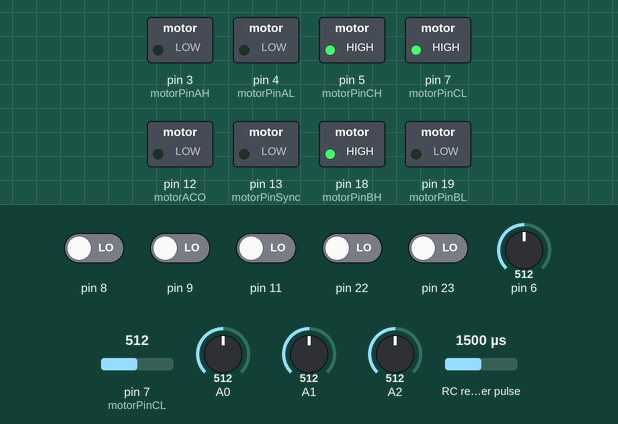
This sketch was run on a simulated Arduino Uno, built with avr-gcc and run on an emulated ATmega328P. Parts: switched loads named in the sketch (green lamp = pin HIGH). Wiring (inferred from the names in the program): RC receiver channel: data pin 10. The inputs (shaded band) are chosen by the test bench; at power-on: pin 8, pin 9, pin 11, pin 22, pin 23 LOW, pin 6 = 512, A0 = 512, pin 7 (motorPinCL) = 512, A1 = 512, A2 = 512, RC receiver pulse 1500 µs.

Above: at 1.2 s.
1.3 s: pin 6 set to 527
At 2.5 s:
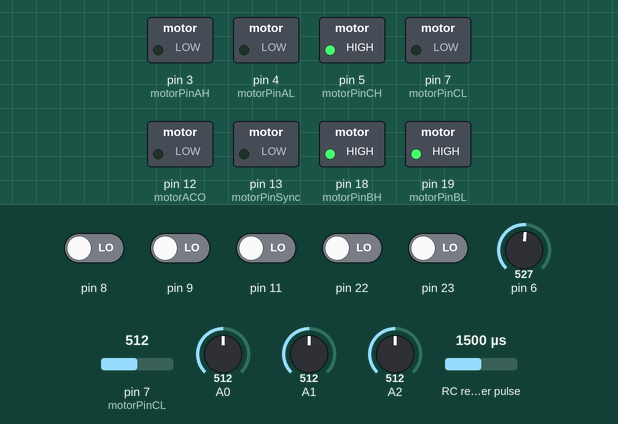
2.8 s: pin 6 set to 306
At 3.7 s:
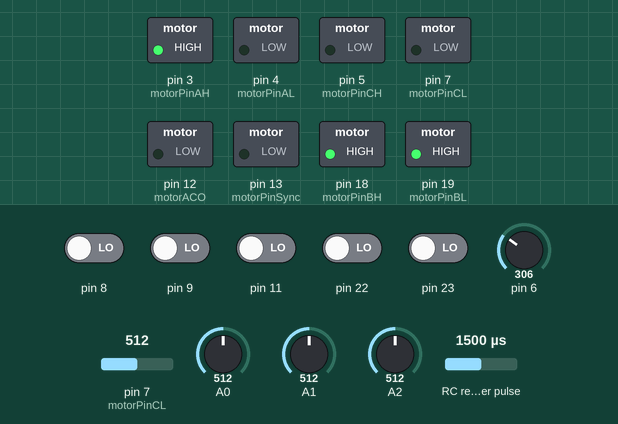
4.3 s: A0 set to 321
5.8 s: A0 set to 292
At 7.0 s:
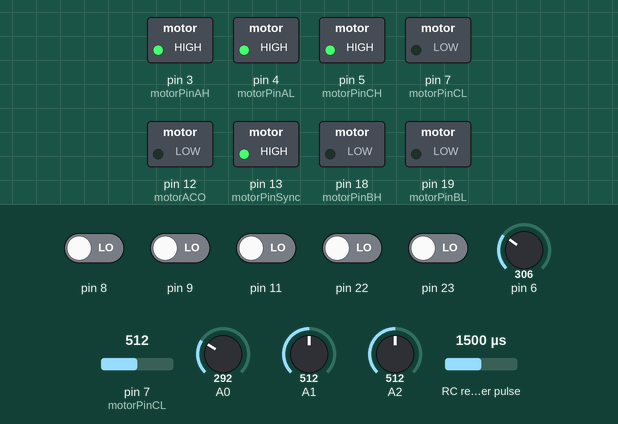
7.3 s: pin 6 set to 716
At 8.3 s:
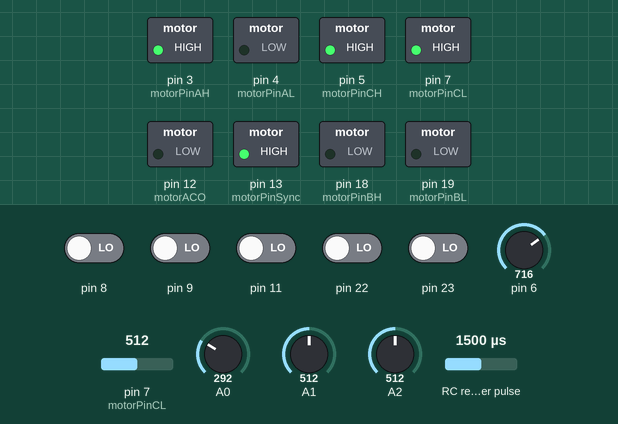
8.8 s: pin 6 set to 309
10.3 s: pin 6 set to 281
At 10.6 s:
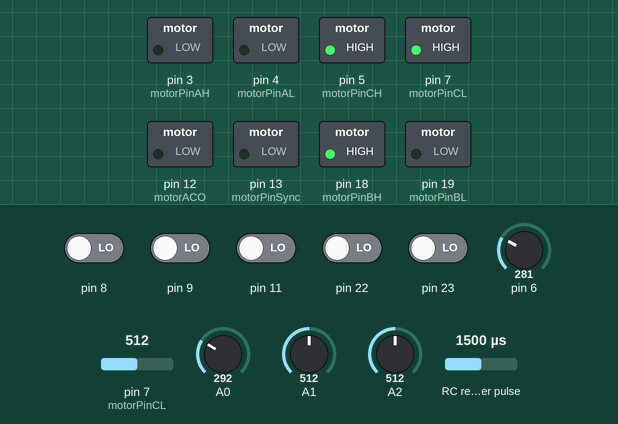
Timing chart, 0 to 12.8 s (numbered marks = the images above; inputs shaded):
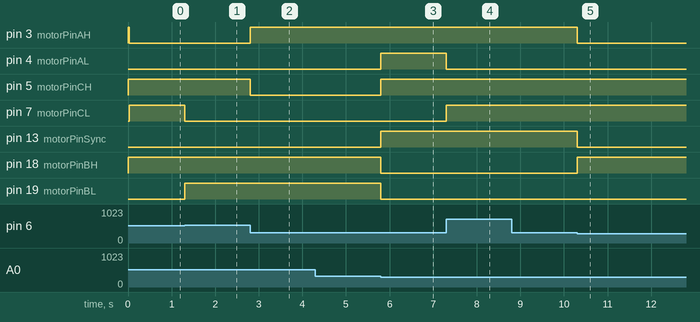

Measured:
- the behaviour switches between 512 and 513 on pin 6 (found by bisection; images 0 and 1)
- the behaviour switches between 306 and 305 on A0 (found by bisection; images 2 and 3)
- the behaviour switches between 293 and 292 on pin 6 (found by bisection; images 4 and 5)
- after the input at 1.3 s, pin 7 (motorPinCL): HIGH → LOW at once; pin 19 (motorPinBL): LOW → HIGH at once
- after the input at 2.8 s, pin 3 (motorPinAH): LOW → HIGH at once; pin 5 (motorPinCH): HIGH → LOW at once
- after the input at 4.3 s, every drawn part: stays the same
- after the input at 5.8 s, pin 4 (motorPinAL), pin 5 (motorPinCH), pin 13 (motorPinSync): LOW → HIGH at once; pin 18 (motorPinBH), pin 19 (motorPinBL): HIGH → LOW at once
- after the input at 7.3 s, pin 4 (motorPinAL): HIGH → LOW at once; pin 7 (motorPinCL): LOW → HIGH at once
- after the input at 8.8 s, every drawn part: stays the same
- after the input at 10.3 s, pin 3 (motorPinAH), pin 13 (motorPinSync): HIGH → LOW at once; pin 18 (motorPinBH): LOW → HIGH at once

The sketch:

esc.ino
```cpp
/* pwm-ENABLED 3,   5,   6,   9,  10,  11  5,6-980Hz, other 490Hz
             pd3, pd5, pd6, pb1, pb2, pb3
            oc2b,oc0b,oc0a,oc1a,oc1b,oc2a
MODE: +PWM(act=0) -ON(act=1)
*/
#include "PinChangeInt.h"

enum {
  RC_in = 10,
  motorPinAH=3,
  motorPinBH=18,
  motorPinCH=5,
  motorPinAL=4,
  motorPinBL=19,
  motorPinCL=7,
  motorPinSync=13,
  motorACO=12,
  motorCOMP=6, // FIXED PIN, AIN0-comp, middle "Y"
  _phA = 0,    // AIN1 - muxed ADC0=PC0 -> A0
  _phB = 1,    //muxed ADC1=PC1 -> A1
  _phC = 2,    //muxed ADC0=PC0 -> A0
};

/* deactivate/activate levels for high/low bridge transistor */
#define ACT_H 0
#define DEA_H 1
#define ACT_L 1
#define DEA_L 0

#define HI_EDGE  (0<<ACO)
#define LOW_EDGE (1<<ACO)

uint32_t throttle;
#define SPEED 1800

int PWM_rx, PWM_update;

void intDecodePWM()
{
  static uint32_t microsRisingEdge;
  uint16_t pulseInPWM;

  if (PCintPort::pinState==HIGH)  {
    microsRisingEdge = PCintPort::microsIsrEnter;
    return;
  }
  pulseInPWM = PCintPort::microsIsrEnter - microsRisingEdge;
  if ((pulseInPWM >= 900) && (pulseInPWM <= 2100)) {
      pulseInPWM = 16*PWM_rx + (pulseInPWM - PWM_rx);
      PWM_rx = pulseInPWM / 16;
      PWM_update=true;
  }
}


void setup() {
  Serial.begin(57600);
  throttle = 2500;
//pins
  pinMode(motorPinAL, OUTPUT);
  digitalWrite(motorPinAL, DEA_L);
  pinMode(motorPinAH, OUTPUT);
  digitalWrite(motorPinAH, DEA_H);
  pinMode(motorPinBL, OUTPUT);
  digitalWrite(motorPinBL, DEA_L);
  pinMode(motorPinBH, OUTPUT);
  digitalWrite(motorPinBH, DEA_H);
  pinMode(motorPinCL, OUTPUT);
  digitalWrite(motorPinCL, DEA_L);
  pinMode(motorPinCH, OUTPUT);
  digitalWrite(motorPinCH, DEA_H);
  pinMode(motorPinSync, OUTPUT);
  digitalWrite(motorPinSync, 0);
  pinMode(motorACO, OUTPUT);
  digitalWrite(motorACO, 0);

// timers
//  TCCR2=0;     // pwm, stopped
//  TCCR1B=(1<<CS10);// commutation, RCpulse
// T0: beep, delays

  delay(30); // settle
  // comp_init
  ADCSRB|= 1<<ACME; // multiplex enable
  ADCSRA&=~(1<<ADEN); // disable ADC
  ACSR  &=~(1<<ACD);  // enable COMP

// RC stuff
  pinMode(RC_in, INPUT);
  PCintPort::attachInterrupt(RC_in, &intDecodePWM, CHANGE);

}

#define wait_for(e)  while((ACSR ^ e) & (1 << ACO)); delayMicroseconds(2000-PWM_rx);

void loop()
{
uint32_t y, x = micros();
ADMUX=_phA;
digitalWrite(motorPinBH, ACT_H);
digitalWrite(motorPinCL, ACT_L);

for(;;){
  wait_for(HI_EDGE);    // ... a==hi ->

//  com1com2 B+:off A+:on     +AC-
  ADMUX=_phB;
  digitalWrite(motorPinBH, DEA_H);
  digitalWrite(motorPinAH, ACT_H);
  digitalWrite(motorPinSync, 0); //  sync_off
  wait_for(LOW_EDGE);  // ... b==low ->

//  com2com3 C-:off B-:on     +AB-
  ADMUX=_phC;
  digitalWrite(motorPinCL, DEA_L);
  digitalWrite(motorPinBL, ACT_L);
  wait_for(HI_EDGE);   // ... c==hi ->

//  com3com4 A+:off C+:on     +CB-
  ADMUX=_phA;
  digitalWrite(motorPinAH, DEA_H);
  digitalWrite(motorPinCH, ACT_H);
  wait_for(LOW_EDGE);  // ... a==low ->

//  com4com5 B-:off A-:on     +CA-
  ADMUX=_phB;
  digitalWrite(motorPinBL, DEA_L);
  digitalWrite(motorPinAL, ACT_L);
  digitalWrite(motorPinSync, 1); //  sync_on
  wait_for(HI_EDGE);   // ... b==hi ->

//  com5com6 C+:off B+:on     +BA-
  ADMUX=_phC;
  digitalWrite(motorPinCH, DEA_H);
  digitalWrite(motorPinBH, ACT_H);
  wait_for(LOW_EDGE);  // ... c==low ->

//  com6com1 A-:off C-:on     +BC-
  ADMUX=_phA;
  digitalWrite(motorPinAL, DEA_L);
  digitalWrite(motorPinCL, ACT_L);

// stuff:   y=micros();  if (y-x > 3000) {  x=y; if (throttle != SPEED) throttle -= 10;}
//  if (PWM_update) {    PWM_update=0;    Serial.println(PWM_rx);  }
}
}
```

Source omitted: PinChangeInt.h (20651 bytes)
